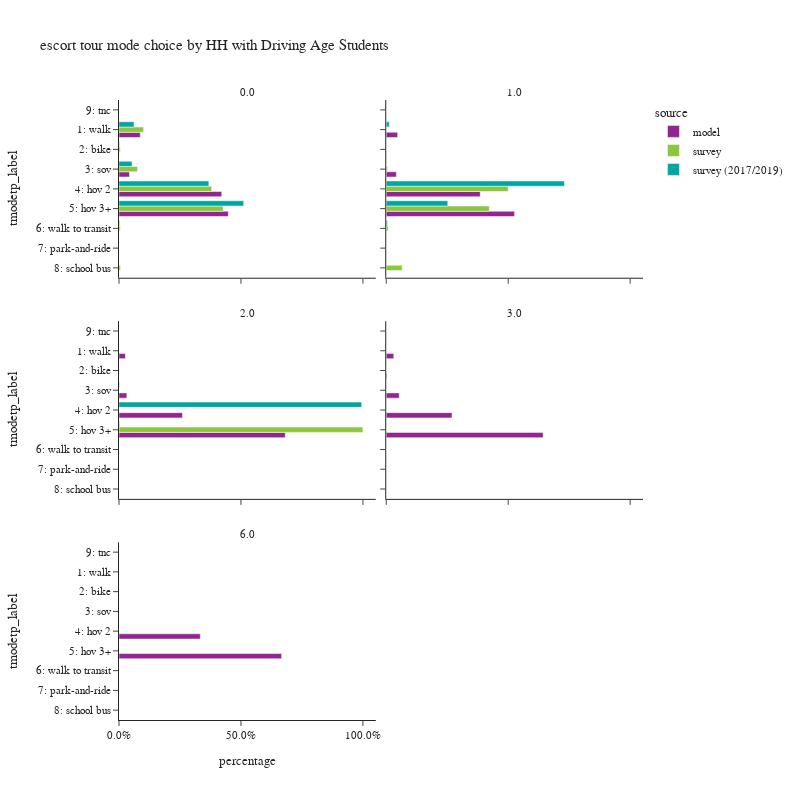

Notebook code cell kept with this figure:
### Code cell
plot_mode_choice(es_tour,
                 "hhhsc",
                 {
                  "tmodetp_label":["1: walk","2: bike","3: sov","4: hov 2","5: hov 3+","6: walk to transit",
                                   "7: park-and-ride","8: school bus","9: other–survey only"]},
                 "HH with Driving Age Students",2,800)

### Figure 1 — Plotly figure (JSON) as saved in the notebook; plotly's stock layout.template omitted (floating-point values rounded to 4 significant figures)
{"data": [{"alignmentgroup": "True", "customdata": [[58778], [290], [28974], [283990], [302082]], "hovertemplate": "source=model<br>hhhsc=0.0<br>percentage=%{x}<br>tmodetp_label=%{y}<br>sample count=%{customdata[0]}<extra></extra>", "legendgroup": "model", "marker": {"color": "#91268F", "pattern": {"shape": ""}}, "name": "model", "offsetgroup": "model", "orientation": "h", "showlegend": true, "textposition": "auto", "type": "bar", "x": [0.08719, 0.0004302, 0.04298, 0.4213, 0.4481], "xaxis": "x5", "y": ["1: walk", "2: bike", "3: sov", "4: hov 2", "5: hov 3+"], "yaxis": "y5"}, {"alignmentgroup": "True", "customdata": [[3624], [18], [3221], [29853], [40755]], "hovertemplate": "source=model<br>hhhsc=1.0<br>percentage=%{x}<br>tmodetp_label=%{y}<br>sample count=%{customdata[0]}<extra></extra>", "legendgroup": "model", "marker": {"color": "#91268F", "pattern": {"shape": ""}}, "name": "model", "offsetgroup": "model", "orientation": "h", "showlegend": false, "textposition": "auto", "type": "bar", "x": [0.04678, 0.0002323, 0.04158, 0.3853, 0.5261], "xaxis": "x6", "y": ["1: walk", "2: bike", "3: sov", "4: hov 2", "5: hov 3+"], "yaxis": "y6"}, {"alignmentgroup": "True", "customdata": [[276], [1], [337], [2739], [7177]], "hovertemplate": "source=model<br>hhhsc=2.0<br>percentage=%{x}<br>tmodetp_label=%{y}<br>sample count=%{customdata[0]}<extra></extra>", "legendgroup": "model", "marker": {"color": "#91268F", "pattern": {"shape": ""}}, "name": "model", "offsetgroup": "model", "orientation": "h", "showlegend": false, "textposition": "auto", "type": "bar", "x": [0.02621, 9.497e-05, 0.032, 0.2601, 0.6816], "xaxis": "x3", "y": ["1: walk", "2: bike", "3: sov", "4: hov 2", "5: hov 3+"], "yaxis": "y3"}, {"alignmentgroup": "True", "customdata": [[11], [1], [19], [96], [229]], "hovertemplate": "source=model<br>hhhsc=3.0<br>percentage=%{x}<br>tmodetp_label=%{y}<br>sample count=%{customdata[0]}<extra></extra>", "legendgroup": "model", "marker": {"color": "#91268F", "pattern": {"shape": ""}}, "name": "model", "offsetgroup": "model", "orientation": "h", "showlegend": false, "textposition": "auto", "type": "bar", "x": [0.0309, 0.002809, 0.05337, 0.2697, 0.6433], "xaxis": "x4", "y": ["1: walk", "2: bike", "3: sov", "4: hov 2", "5: hov 3+"], "yaxis": "y4"}, {"alignmentgroup": "True", "customdata": [[2], [4]], "hovertemplate": "source=model<br>hhhsc=6.0<br>percentage=%{x}<br>tmodetp_label=%{y}<br>sample count=%{customdata[0]}<extra></extra>", "legendgroup": "model", "marker": {"color": "#91268F", "pattern": {"shape": ""}}, "name": "model", "offsetgroup": "model", "orientation": "h", "showlegend": false, "textposition": "auto", "type": "bar", "x": [0.3333, 0.6667], "xaxis": "x", "y": ["4: hov 2", "5: hov 3+"], "yaxis": "y"}, {"alignmentgroup": "True", "customdata": [[87], [14], [49], [290], [255], [12], [5]], "hovertemplate": "source=survey<br>hhhsc=0.0<br>percentage=%{x}<br>tmodetp_label=%{y}<br>sample count=%{customdata[0]}<extra></extra>", "legendgroup": "survey", "marker": {"color": "#8CC63E", "pattern": {"shape": ""}}, "name": "survey", "offsetgroup": "survey", "orientation": "h", "showlegend": true, "textposition": "auto", "type": "bar", "x": [0.1007, 0.004816, 0.07619, 0.3802, 0.4273, 0.004669, 0.006115], "xaxis": "x5", "y": ["1: walk", "2: bike", "3: sov", "4: hov 2", "5: hov 3+", "6: walk to transit", "8: school bus"], "yaxis": "y5"}, {"alignmentgroup": "True", "customdata": [[1], [20], [9], [1], [1]], "hovertemplate": "source=survey<br>hhhsc=1.0<br>percentage=%{x}<br>tmodetp_label=%{y}<br>sample count=%{customdata[0]}<extra></extra>", "legendgroup": "survey", "marker": {"color": "#8CC63E", "pattern": {"shape": ""}}, "name": "survey", "offsetgroup": "survey", "orientation": "h", "showlegend": false, "textposition": "auto", "type": "bar", "x": [0.005312, 0.4997, 0.4224, 0.007382, 0.06525], "xaxis": "x6", "y": ["3: sov", "4: hov 2", "5: hov 3+", "6: walk to transit", "8: school bus"], "yaxis": "y6"}, {"alignmentgroup": "True", "customdata": [[2]], "hovertemplate": "source=survey<br>hhhsc=2.0<br>percentage=%{x}<br>tmodetp_label=%{y}<br>sample count=%{customdata[0]}<extra></extra>", "legendgroup": "survey", "marker": {"color": "#8CC63E", "pattern": {"shape": ""}}, "name": "survey", "offsetgroup": "survey", "orientation": "h", "showlegend": false, "textposition": "auto", "type": "bar", "x": [1.0], "xaxis": "x3", "y": ["5: hov 3+"], "yaxis": "y3"}, {"alignmentgroup": "True", "customdata": [[96], [8], [27], [303], [270], [12], [1]], "hovertemplate": "source=survey (2017/2019)<br>hhhsc=0.0<br>percentage=%{x}<br>tmodetp_label=%{y}<br>sample count=%{customdata[0]}<extra></extra>", "legendgroup": "survey (2017/2019)", "marker": {"color": "#00A7A0", "pattern": {"shape": ""}}, "name": "survey (2017/2019)", "offsetgroup": "survey (2017/2019)", "orientation": "h", "showlegend": true, "textposition": "auto", "type": "bar", "x": [0.06167, 0.002364, 0.0534, 0.3684, 0.5113, 0.002835, 3.849e-05], "xaxis": "x5", "y": ["1: walk", "2: bike", "3: sov", "4: hov 2", "5: hov 3+", "6: walk to transit", "9: tnc"], "yaxis": "y5"}, {"alignmentgroup": "True", "customdata": [[3], [1], [41], [21], [1]], "hovertemplate": "source=survey (2017/2019)<br>hhhsc=1.0<br>percentage=%{x}<br>tmodetp_label=%{y}<br>sample count=%{customdata[0]}<extra></extra>", "legendgroup": "survey (2017/2019)", "marker": {"color": "#00A7A0", "pattern": {"shape": ""}}, "name": "survey (2017/2019)", "offsetgroup": "survey (2017/2019)", "orientation": "h", "showlegend": false, "textposition": "auto", "type": "bar", "x": [0.01242, 5.044e-05, 0.7307, 0.2523, 0.004576], "xaxis": "x6", "y": ["1: walk", "3: sov", "4: hov 2", "5: hov 3+", "6: walk to transit"], "yaxis": "y6"}, {"alignmentgroup": "True", "customdata": [[1], [11], [1]], "hovertemplate": "source=survey (2017/2019)<br>hhhsc=2.0<br>percentage=%{x}<br>tmodetp_label=%{y}<br>sample count=%{customdata[0]}<extra></extra>", "legendgroup": "survey (2017/2019)", "marker": {"color": "#00A7A0", "pattern": {"shape": ""}}, "name": "survey (2017/2019)", "offsetgroup": "survey (2017/2019)", "orientation": "h", "showlegend": false, "textposition": "auto", "type": "bar", "x": [0.00256, 0.9949, 0.00256], "xaxis": "x3", "y": ["3: sov", "4: hov 2", "5: hov 3+"], "yaxis": "y3"}], "layout": {"annotations": [{"font": {}, "showarrow": false, "text": "6.0", "x": 0.245, "xanchor": "center", "xref": "paper", "y": 0.2867, "yanchor": "bottom", "yref": "paper"}, {"font": {}, "showarrow": false, "text": "2.0", "x": 0.245, "xanchor": "center", "xref": "paper", "y": 0.6433, "yanchor": "bottom", "yref": "paper"}, {"font": {}, "showarrow": false, "text": "3.0", "x": 0.755, "xanchor": "center", "xref": "paper", "y": 0.6433, "yanchor": "bottom", "yref": "paper"}, {"font": {}, "showarrow": false, "text": "0.0", "x": 0.245, "xanchor": "center", "xref": "paper", "y": 1.0, "yanchor": "bottom", "yref": "paper"}, {"font": {}, "showarrow": false, "text": "1.0", "x": 0.755, "xanchor": "center", "xref": "paper", "y": 1.0, "yanchor": "bottom", "yref": "paper"}], "barmode": "group", "height": 800, "legend": {"title": {"text": "source"}, "tracegroupgap": 0}, "title": {"text": "escort tour mode choice by HH with Driving Age Students"}, "width": 800, "xaxis": {"anchor": "y", "domain": [0.0, 0.49], "tickformat": ".1%", "title": {"text": "percentage"}}, "xaxis2": {"anchor": "y2", "domain": [0.51, 1.0], "matches": "x", "tickformat": ".1%", "title": {"text": "percentage"}}, "xaxis3": {"anchor": "y3", "domain": [0.0, 0.49], "matches": "x", "showticklabels": false, "tickformat": ".1%"}, "xaxis4": {"anchor": "y4", "domain": [0.51, 1.0], "matches": "x", "showticklabels": false, "tickformat": ".1%"}, "xaxis5": {"anchor": "y5", "domain": [0.0, 0.49], "matches": "x", "showticklabels": false, "tickformat": ".1%"}, "xaxis6": {"anchor": "y6", "domain": [0.51, 1.0], "matches": "x", "showticklabels": false, "tickformat": ".1%"}, "yaxis": {"anchor": "x", "categoryarray": ["9: other–survey only", "8: school bus", "7: park-and-ride", "6: walk to transit", "5: hov 3+", "4: hov 2", "3: sov", "2: bike", "1: walk"], "categoryorder": "array", "domain": [0.0, 0.2867], "title": {"text": "tmodetp_label"}}, "yaxis2": {"anchor": "x2", "domain": [0.0, 0.2867], "matches": "y", "showticklabels": false}, "yaxis3": {"anchor": "x3", "categoryarray": ["9: other–survey only", "8: school bus", "7: park-and-ride", "6: walk to transit", "5: hov 3+", "4: hov 2", "3: sov", "2: bike", "1: walk"], "categoryorder": "array", "domain": [0.3567, 0.6433], "matches": "y", "title": {"text": "tmodetp_label"}}, "yaxis4": {"anchor": "x4", "domain": [0.3567, 0.6433], "matches": "y", "showticklabels": false}, "yaxis5": {"anchor": "x5", "categoryarray": ["9: other–survey only", "8: school bus", "7: park-and-ride", "6: walk to transit", "5: hov 3+", "4: hov 2", "3: sov", "2: bike", "1: walk"], "categoryorder": "array", "domain": [0.7133, 1.0], "matches": "y", "title": {"text": "tmodetp_label"}}, "yaxis6": {"anchor": "x6", "domain": [0.7133, 1.0], "matches": "y", "showticklabels": false}}}
